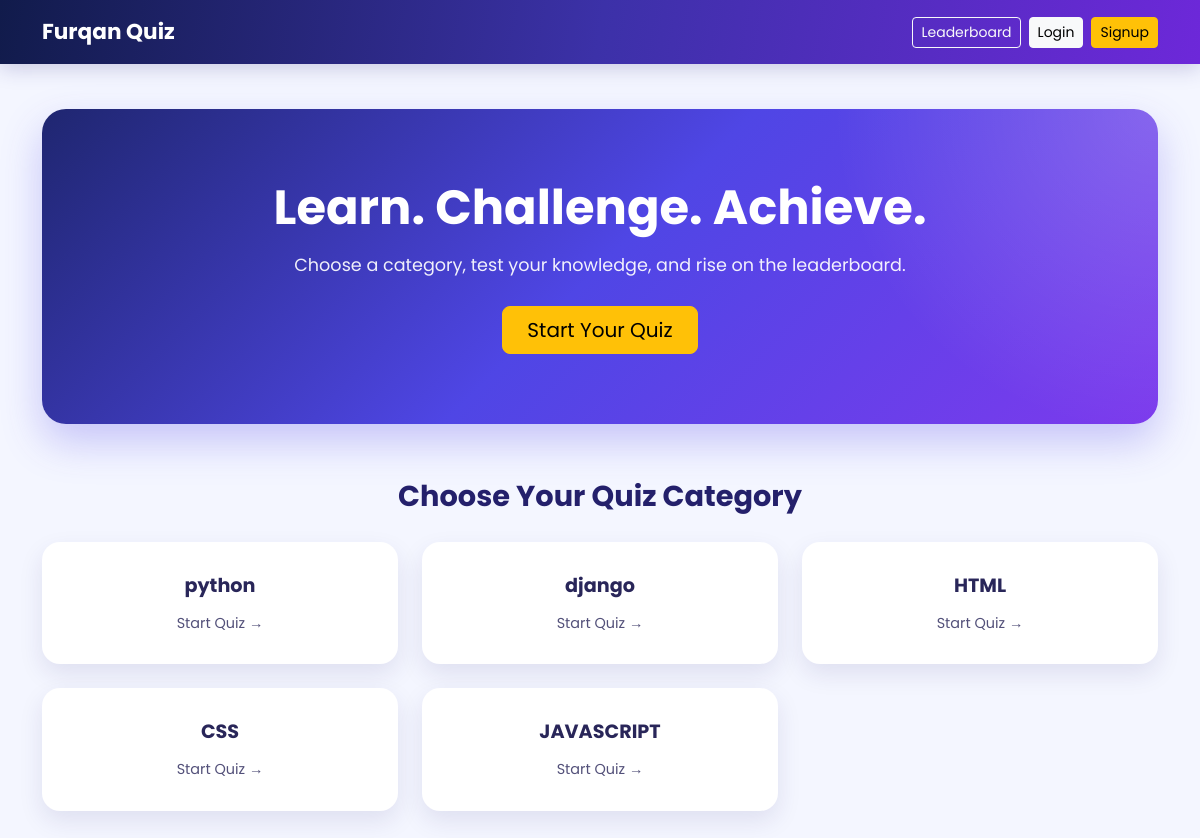
The page / on the database its author committed.
### quiz/models.py (models this page shows, shortened)
class Category(models.Model):
    name = models.CharField(max_length=100)

### quiz/views.py (the view)
# urls.py: 2. Add a URL to urlpatterns:  path('', views.home, name='home')
def home(request):
    categories = Category.objects.all()
    return render(request, 'quiz/home.html', {
        'categories': categories
    })

### quiz/templates/quiz/home.html (shortened to what this page needs)
<!DOCTYPE html>
<html lang="en">
<head>
    <link href="https://cdn.jsdelivr.net/npm/bootstrap@5.3.3/dist/css/bootstrap.min.css" rel="stylesheet">
</head>
<body>
    <nav class="top-navbar">
        <div class="container d-flex align-items-center">
            <a class="brand-name" href="{% url 'home' %}">
                Furqan Quiz
            </a>
            <div class="ms-auto d-flex align-items-center">
                <a href="{% url 'leaderboard' %}" class="btn btn-outline-light btn-sm me-2">
                    Leaderboard
                </a>
                {% if user.is_authenticated %}
                    <a href="{% url 'my_results' %}" class="btn btn-warning btn-sm me-2">
                        My Results
                    </a>
                    <span class="text-white me-3 d-none d-md-inline">
                        Hi, {{ user.username }}
                    </span>
                    <form method="POST" action="{% url 'logout' %}">
                        {% csrf_token %}
                        <button type="submit" class="btn btn-light btn-sm">
                            Logout
                        </button>
                    </form>
                {% else %}
                    <a href="{% url 'login' %}" class="btn btn-light btn-sm me-2">
                        Login
                    </a>
                    <a href="{% url 'signup' %}" class="btn btn-warning btn-sm">
                        Signup
                    </a>
                {% endif %}
            </div>
        </div>
    </nav>
    <main class="container pb-5">
        <section class="hero">
            <h1>Learn. Challenge. Achieve.</h1>
            <p>
                Choose a category, test your knowledge, and rise on the leaderboard.
            </p>
            {% if not user.is_authenticated %}
                <a href="{% url 'signup' %}" class="btn btn-warning btn-lg px-4">
                    Start Your Quiz
                </a>
            {% endif %}
        </section>
        <h2 class="section-title">Choose Your Quiz Category</h2>
        <div class="row g-4">
            {% for category in categories %}
                <div class="col-md-4 col-sm-6">
                    <a href="{% url 'quiz' category.id %}" class="category-card">
                        <div class="category-name">
                            {{ category.name }}
                        </div>
                        <div class="category-start">
                            Start Quiz →
                        </div>
                    </a>
                </div>
            {% empty %}
                <div class="col-12">
                    <div class="alert alert-info text-center">
                        No categories available. Add categories from the admin panel.
                    </div>
                </div>
            {% endfor %}
        </div>
    </main>
</body>
</html>

### quiz/templates/quiz/home.html (style rules this page uses)
* { font-family: "Poppins", sans-serif; }
body { min-height: 100vh; background: #f4f6ff; color: #20233a; }
.top-navbar { background: linear-gradient(100deg, #111b4b, #3c31a8, #6d28d9); padding: 16px 0; box-shadow: 0 4px 20px rgba(46, 41, 129, 0.22); }
.brand-name { font-size: 1.35rem; font-weight: 700; color: white; text-decoration: none; }
.hero { margin-top: 45px; padding: 70px 35px; border-radius: 24px; text-align: center; color: white; background: radial-gradient(circle at top right, rgba(255,255,255,0.20), transparent 28%), linear-gradient(135deg, #1f2670, #4f46e5, #7c3aed); box-shadow: 0 18px 40px rgba(79, 70, 229, 0.28); }
.hero h1 { font-size: 3rem; font-weight: 700; margin-bottom: 15px; }
.hero p { font-size: 1.1rem; opacity: 0.92; margin-bottom: 28px; }
.section-title { color: #24206b; font-size: 1.8rem; font-weight: 700; text-align: center; margin: 55px 0 28px; }
.category-card { display: block; height: 100%; padding: 30px 20px; text-align: center; text-decoration: none; color: #292659; background: white; border-radius: 18px; box-shadow: 0 10px 25px rgba(36, 32, 107, 0.10); transition: all 0.25s ease; }
.category-name { font-size: 1.2rem; font-weight: 700; }
.category-start { margin-top: 12px; font-size: 0.9rem; opacity: 0.8; }

### rows shown on the page
Category: name "python"
Category: name "django"
Category: name "HTML"
Category: name "CSS"
Category: name "JAVASCRIPT"
